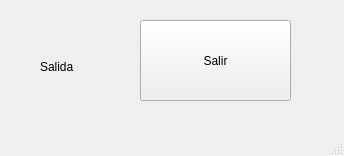
<?xml version="1.0" encoding="UTF-8"?>
<ui version="4.0">
 <class>MainWindow</class>
 <widget class="QMainWindow" name="MainWindow">
  <property name="geometry">
   <rect>
    <x>0</x>
    <y>0</y>
    <width>344</width>
    <height>156</height>
   </rect>
  </property>
  <property name="windowTitle">
   <string>MainWindow</string>
  </property>
  <widget class="QWidget" name="centralwidget">
   <widget class="QLabel" name="label">
    <property name="geometry">
     <rect>
      <x>40</x>
      <y>60</y>
      <width>47</width>
      <height>13</height>
     </rect>
    </property>
    <property name="text">
     <string>Salida</string>
    </property>
   </widget>
   <widget class="QPushButton" name="ventana_salida">
    <property name="geometry">
     <rect>
      <x>140</x>
      <y>20</y>
      <width>151</width>
      <height>81</height>
     </rect>
    </property>
    <property name="text">
     <string>Salir</string>
    </property>
   </widget>
  </widget>
  <widget class="QMenuBar" name="menubar">
   <property name="geometry">
    <rect>
     <x>0</x>
     <y>0</y>
     <width>344</width>
     <height>21</height>
    </rect>
   </property>
  </widget>
  <widget class="QStatusBar" name="statusbar"/>
 </widget>
 <resources/>
 <connections/>
</ui>
